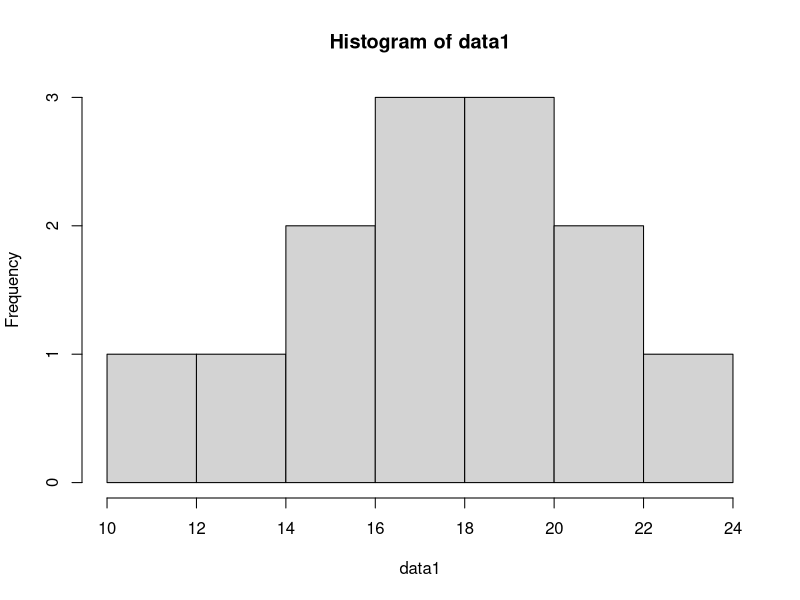

Source code (R): (Note: this script raises an error after producing the figure.)
data1 <- c(13.1, 19.6, 21.3, 11.6, 15.4, 23.7, 18.6, 16.1, 19.3, 17.4, 21.5, 16.8, 14.9)
data1

hist(data1)

t.test(data1)
?t.test

t.test(data1, conf.level = 0.9)

x <- data1
alpha <- 0.1
n <- length(data1)
m <- mean(data1)
s <- sd(x)
se <- s / sqrt(n)
tval <- qt(0.5*alpha, df=n-1, lower.tail = FALSE)
CI_lwr <- m - tval * se
CI_upr <- m + tval * se
round(c(CI_lwr, CI_upr), 2)

data2<- c(11.5, 16.3, 12.4, 19.5, 14.6, 17.8, 21.5, 15.6, 13.1, 12.6, 16.4,
          17.9, 13.6, 19.5, 15.1)

t.test(data2, mu=12, alternative = "greater")


mean = 15
sd = 4
lb=17
ub=Inf

x <- seq(mean - 4*sd, mean + 4*sd, length=1000)
hx <- dnorm(x, mean, sd)

plot(x, hx, type="1", xlab="X", ylab="", xlim=c(mean-4*sd, mean+4*sd),
     main = "Normal Distribution pdf", axes=FALSE)
Axis(side=1)

i <- x > lb & x <= ub
lines(x, hx)
polygon(c(lb, x[i], ub), c(0, hx[i], 0), col="blue")
abline(h=0)
abline(v=lb, col="blue")


1 - pnorm(16, 15, 4)


# Questions
# Q1
q1d <- c(69, 74, 79, 81, 85, 86, 89, 90, 94, 97, 100, 105)
t.test(q1d, conf.level = 0.99)

# The 'manual' way
alpha <- 0.01
m <- mean(q1d)
n <- length(q1d)
s <- sd(q1d)
se <- s / sqrt(n)
tval <- qt(0.5*alpha, df=n-1, lower.tail = FALSE)
CI_lwr <- m - se*tval
CI_upr <- m + se*tval
CI_lwr
CI_upr



# Q3

n <- 50
mu <- 100
var <- 30
sd <- sqrt(var)

# Probability that Y_1 is greater than 95
1 - pnorm(95, mu, sd)
# verified by hand

# P(Ybar > 102)
1-pnorm(102, 100, sqrt(30/50))
# verified by hand

